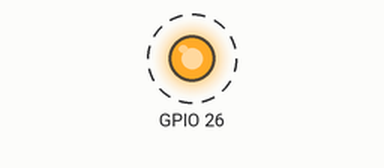
Bench run of a sketch on a simulated ESP32. On the bench: output pins drawn as LEDs (lit = HIGH). Dashed ring = blinking.

Above: at 0.7 s.
Timing chart, 0 to 4.6 s (numbered marks = the images above):
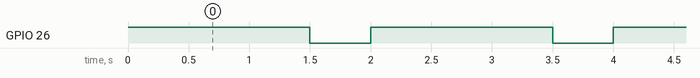

The sketch:

ESP32_LED_blink.ino
```cpp
void setup() {
  // initialize digital pin GIOP18 as an output.
  pinMode(26, OUTPUT);
}

// the code in loop function is executed repeatedly infinitely
void loop() {
  digitalWrite(26, HIGH); // turn the LED on
  delay(1500);             // wait for 500 milliseconds
  digitalWrite(26, LOW);  // turn the LED off
  delay(500);             // wait for 500 milliseconds
}
```

Measured:
- by itself, GPIO 26: alternates HIGH for 1.5 s and LOW for 0.50 s
